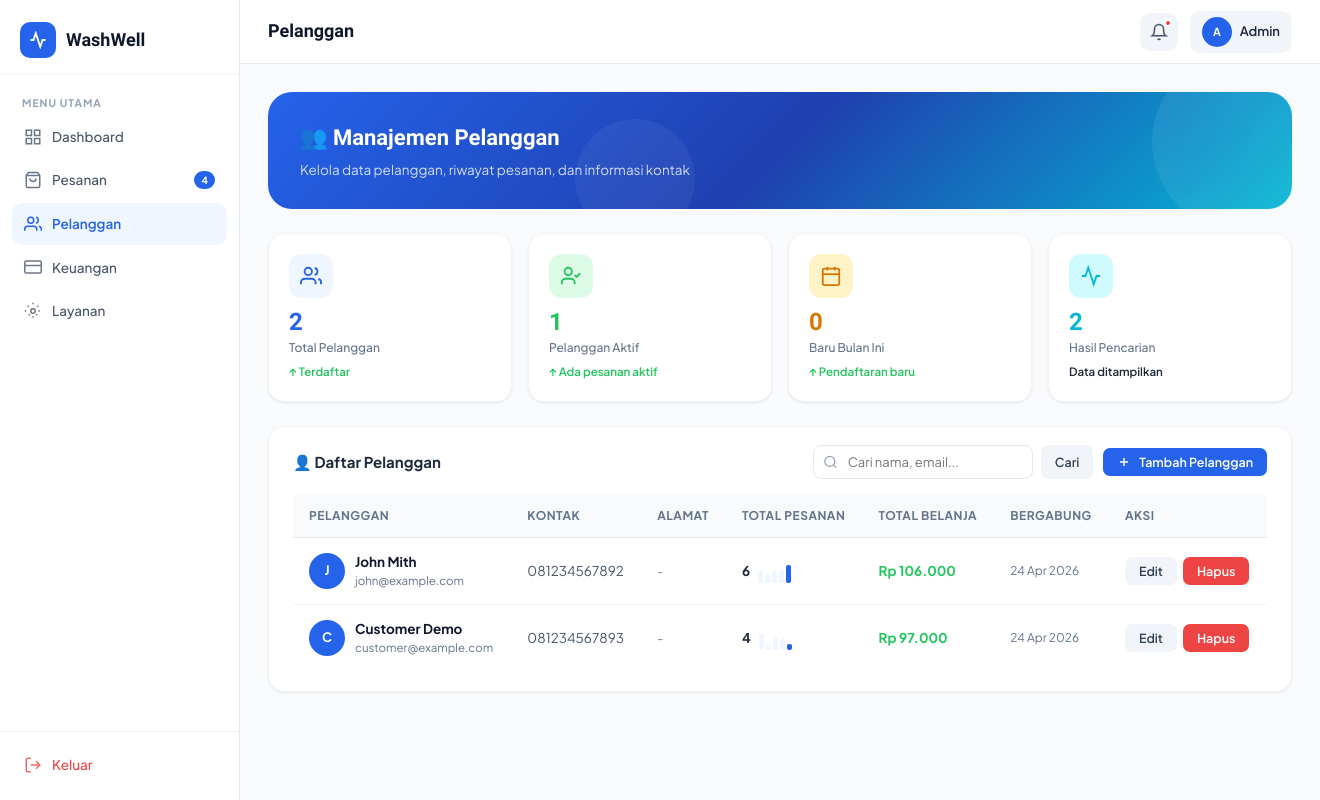
The page /admin/customers.php (signed in) on the database its author committed.
### tables this page shows
CREATE TABLE IF NOT EXISTS users (
    id         INT AUTO_INCREMENT PRIMARY KEY,
    name       VARCHAR(100) NOT NULL,
    email      VARCHAR(150) UNIQUE NOT NULL,
    password   VARCHAR(255) NOT NULL,
    phone      VARCHAR(20),
    address    TEXT,
    role       ENUM('customer','admin') DEFAULT 'customer',
    created_at TIMESTAMP DEFAULT CURRENT_TIMESTAMP,
    updated_at TIMESTAMP DEFAULT CURRENT_TIMESTAMP ON UPDATE CURRENT_TIMESTAMP
);

### includes/auth.php (called while the page is built, shortened)
<?php
require_once __DIR__ . '/config.php';
function getCurrentUser() {
    $db = getDB();
    $id = (int)$_SESSION['user_id'];
    $res = $db->query("SELECT * FROM users WHERE id=$id LIMIT 1");
    return $res ? $res->fetch_assoc() : null;
}
function getUnreadNotifs($userId) {
    $db = getDB();
    $uid = (int)$userId;
    $res = $db->query("SELECT COUNT(*) as cnt FROM notifications WHERE user_id=$uid AND is_read=0");
    return $res ? (int)$res->fetch_assoc()['cnt'] : 0;
}
?>

### includes/config.php (called while the page is built, shortened)
<?php
function formatRupiah($amount) {
    return 'Rp ' . number_format($amount, 0, ',', '.');
}
?>

### admin/customers.php (the view, shortened to what this page needs)
<?php
require_once '../includes/auth.php';
$db = getDB();
$user = getCurrentUser();
$search = trim($_GET['search'] ?? '');
$where = "role='customer'";
$perPage = 10; $page = max(1,(int)($_GET['page'] ?? 1)); $offset = ($page-1)*$perPage;
$total = $db->query("SELECT COUNT(*) as c FROM users WHERE $where")->fetch_assoc()['c'];
$customers = $db->query("SELECT u.*, (SELECT COUNT(*) FROM orders o WHERE o.user_id=u.id) as total_orders, (SELECT COALESCE(SUM(t.amount),0) FROM transactions t JOIN orders o ON t.order_id=o.id WHERE o.user_id=u.id AND t.status='success') as total_spent FROM users u WHERE $where ORDER BY u.created_at DESC LIMIT $perPage OFFSET $offset");
$totalCustomers = $db->query("SELECT COUNT(*) as c FROM users WHERE role='customer'")->fetch_assoc()['c'];
$newThisMonth = $db->query("SELECT COUNT(*) as c FROM users WHERE role='customer' AND MONTH(created_at)=MONTH(CURDATE()) AND YEAR(created_at)=YEAR(CURDATE())")->fetch_assoc()['c'];
$activeCustomers = $db->query("SELECT COUNT(DISTINCT user_id) as c FROM orders WHERE status IN ('pending','in_progress','ready')")->fetch_assoc()['c'];
?>
<!DOCTYPE html>
<html lang="id">
<head>
<link rel="stylesheet" href="../assets/css/style.css">
</head>
<body>
<div class="app-layout">
    <?php require_once 'partials/sidebar.php'; ?>
    <div class="main-content">
        <header class="topbar">
            <div class="topbar-left">
                <div class="topbar-title">Pelanggan</div>
            </div>
            <div class="topbar-right">
                <button class="notif-btn" onclick="window.location='notifications.php'">
                    <svg width="18" height="18" viewBox="0 0 24 24" fill="none" stroke="currentColor" stroke-width="2"><path d="M18 8A6 6 0 0 0 6 8c0 7-3 9-3 9h18s-3-2-3-9"/><path d="M13.73 21a2 2 0 0 1-3.46 0"/></svg>
                    <?php if (getUnreadNotifs($user['id']) > 0): ?>
                    <span class="notif-dot"></span>
                    <?php endif; ?>
                </button>
                <div style="display:flex;align-items:center;gap:8px;padding:6px 12px;border-radius:10px;background:var(--gray-100)">
                    <div class="avatar avatar-sm"><?= strtoupper(substr($user['name'],0,1)) ?></div>
                    <span style="font-size:13px;font-weight:600"><?= htmlspecialchars(explode(' ',$user['name'])[0]) ?></span>
                </div>
            </div>
        </header>
        <main class="page-content">
            <div class="page-hero animate-in">
                <img src="../assets/img/bubble-deco.svg" class="page-hero-img" alt="">
                <div class="page-hero-title">👥 Manajemen Pelanggan</div>
                <div class="page-hero-sub">Kelola data pelanggan, riwayat pesanan, dan informasi kontak</div>
            </div>
            <div class="metric-row">
                <div class="metric-card animate-in">
                    <div class="metric-icon" style="background:#EFF6FF;color:var(--primary)">
                        <svg width="22" height="22" viewBox="0 0 24 24" fill="none" stroke="currentColor" stroke-width="2"><path d="M17 21v-2a4 4 0 0 0-4-4H5a4 4 0 0 0-4 4v2"/><circle cx="9" cy="7" r="4"/><path d="M23 21v-2a4 4 0 0 0-3-3.87"/><path d="M16 3.13a4 4 0 0 1 0 7.75"/></svg>
                    </div>
                    <div class="metric-value" style="color:var(--primary)"><?= $totalCustomers ?></div>
                    <div class="metric-label">Total Pelanggan</div>
                    <div class="metric-trend up">↑ Terdaftar</div>
                </div>
                <div class="metric-card animate-in">
                    <div class="metric-icon" style="background:var(--green-light);color:var(--green)">
                        <svg width="22" height="22" viewBox="0 0 24 24" fill="none" stroke="currentColor" stroke-width="2"><path d="M16 21v-2a4 4 0 0 0-4-4H6a4 4 0 0 0-4 4v2"/><circle cx="9" cy="7" r="4"/><polyline points="16 11 18 13 22 9"/></svg>
                    </div>
                    <div class="metric-value" style="color:var(--green)"><?= $activeCustomers ?></div>
                    <div class="metric-label">Pelanggan Aktif</div>
                    <div class="metric-trend up">↑ Ada pesanan aktif</div>
                </div>
                <div class="metric-card animate-in">
                    <div class="metric-icon" style="background:#FEF3C7;color:#D97706">
                        <svg width="22" height="22" viewBox="0 0 24 24" fill="none" stroke="currentColor" stroke-width="2"><rect x="3" y="4" width="18" height="18" rx="2" ry="2"/><line x1="16" y1="2" x2="16" y2="6"/><line x1="8" y1="2" x2="8" y2="6"/><line x1="3" y1="10" x2="21" y2="10"/></svg>
                    </div>
                    <div class="metric-value" style="color:#D97706"><?= $newThisMonth ?></div>
                    <div class="metric-label">Baru Bulan Ini</div>
                    <div class="metric-trend up">↑ Pendaftaran baru</div>
                </div>
                <div class="metric-card animate-in">
                    <div class="metric-icon" style="background:var(--teal-light);color:var(--teal)">
                        <svg width="22" height="22" viewBox="0 0 24 24" fill="none" stroke="currentColor" stroke-width="2"><polyline points="22 12 18 12 15 21 9 3 6 12 2 12"/></svg>
                    </div>
                    <div class="metric-value" style="color:var(--teal)"><?= $total ?></div>
                    <div class="metric-label">Hasil Pencarian</div>
                    <div class="metric-trend">Data ditampilkan</div>
                </div>
            </div>
            <div class="card animate-in">
                <div class="card-header">
                    <span class="card-title">👤 Daftar Pelanggan</span>
                    <div style="display:flex;gap:10px;align-items:center;flex-wrap:wrap;">
                        <form method="GET" style="display:flex;gap:8px;">
                            <div style="position:relative">
                                <svg width="15" height="15" viewBox="0 0 24 24" fill="none" stroke="currentColor" stroke-width="2" style="position:absolute;left:10px;top:50%;transform:translateY(-50%);color:var(--gray-400)"><circle cx="11" cy="11" r="8"/><line x1="21" y1="21" x2="16.65" y2="16.65"/></svg>
                                <input type="text" name="search" placeholder="Cari nama, email..." value="<?= htmlspecialchars($search) ?>" style="padding:8px 14px 8px 34px;border:1.5px solid var(--gray-200);border-radius:8px;font-size:13px;font-family:var(--font);outline:none;width:220px;">
                            </div>
                            <button type="submit" class="btn btn-ghost btn-sm">Cari</button>
                        </form>
                        <?php if ($user['role']==='admin'): ?>
                        <button class="btn btn-primary btn-sm" onclick="document.getElementById('addModal').classList.add('open')">
                            <svg width="14" height="14" viewBox="0 0 24 24" fill="none" stroke="currentColor" stroke-width="2.5"><line x1="12" y1="5" x2="12" y2="19"/><line x1="5" y1="12" x2="19" y2="12"/></svg>
                            Tambah Pelanggan
                        </button>
                        <?php endif; ?>
                    </div>
                </div>
                <div class="card-body" style="padding-top:16px;">
                    <div class="table-wrapper">
                        <table id="customerTable">
                            <thead>
                                <tr>
                                    <th>Pelanggan</th>
                                    <th>Kontak</th>
                                    <th>Alamat</th>
                                    <th>Total Pesanan</th>
                                    <th>Total Belanja</th>
                                    <th>Bergabung</th>
                                    <th>Aksi</th>
                                </tr>
                            </thead>
                            <tbody>
                            <?php if ($customers && $customers->num_rows > 0): ?>
                                <?php while ($c = $customers->fetch_assoc()): ?>
                                <tr>
                                    <td>
                                        <div style="display:flex;align-items:center;gap:10px;">
                                            <div class="avatar" style="background:hue-rotate(<?= (ord($c['name'][0]) * 15) % 360 ?>deg)"><?= strtoupper(substr($c['name'],0,1)) ?></div>
                                            <div>
                                                <div style="font-weight:700;color:var(--gray-900)"><?= htmlspecialchars($c['name']) ?></div>
                                                <div style="font-size:11.5px;color:var(--gray-500)"><?= htmlspecialchars($c['email']) ?></div>
                                            </div>
                                        </div>
                                    </td>
                                    <td style="color:var(--gray-600)"><?= htmlspecialchars($c['phone'] ?: '-') ?></td>
                                    <td style="font-size:12.5px;color:var(--gray-500);max-width:160px;white-space:nowrap;overflow:hidden;text-overflow:ellipsis"><?= htmlspecialchars($c['address'] ?: '-') ?></td>
                                    <td>
                                        <div style="display:flex;align-items:center;gap:8px;">
                                            <span style="font-weight:700;color:var(--gray-800)"><?= $c['total_orders'] ?></span>
                                            <div class="mini-chart">
                                                <?php for($i=0;$i<5;$i++): $h = rand(4,20); ?>
                                                <div class="mini-bar" style="height:<?= $h ?>px"></div>
                                                <?php endfor; ?>
                                            </div>
                                        </div>
                                    </td>
                                    <td><strong style="color:var(--green)"><?= formatRupiah($c['total_spent']) ?></strong></td>
                                    <td style="font-size:12px;color:var(--gray-500)"><?= date('d M Y', strtotime($c['created_at'])) ?></td>
                                    <td>
                                        <div style="display:flex;gap:6px;">
                                            <button onclick="openEdit(<?= htmlspecialchars(json_encode($c)) ?>)" class="btn btn-ghost btn-sm">Edit</button>
                                            <?php if ($user['role']==='admin'): ?>
                                            <form method="POST" onsubmit="return confirm('Hapus pelanggan ini?')" style="display:inline">
                                                <button type="submit" class="btn btn-danger btn-sm">Hapus</button>
                                            </form>
                                            <?php endif; ?>
                                        </div>
                                    </td>
                                </tr>
                                <?php endwhile; ?>
                            <?php endif; ?>
                            </tbody>
                        </table>
                    </div>
                </div>
            </div>
        </main>
    </div>
</div>
</body>
</html>

### rows shown on the page
users: name "A", name "Admin"
users: name "J", name "John Mith", email "john@example.com", phone "081234567892", address "-", total_orders "6", $h 13 (drawn), $h 9 (drawn), $h 12 (drawn), $h 18 (drawn), total_spent "Rp 106.000", created_at "24 Apr 2026"
users: name "C", name "Customer Demo", email "customer@example.com", phone "081234567893", address "-", total_orders "4", $h 16 (drawn), $h 5 (drawn), $h 13 (drawn), $h 11 (drawn), $h 6 (drawn), total_spent "Rp 97.000", created_at "24 Apr 2026"

### other values the page prints
$item['label'] "Dashboard"
$item['label'] "Pesanan"
$notifCount "4"
$item['label'] "Pelanggan"
$item['label'] "Keuangan"
$item['label'] "Layanan"
$totalCustomers "2"
$activeCustomers "1"
$newThisMonth "0"
$total "2"
